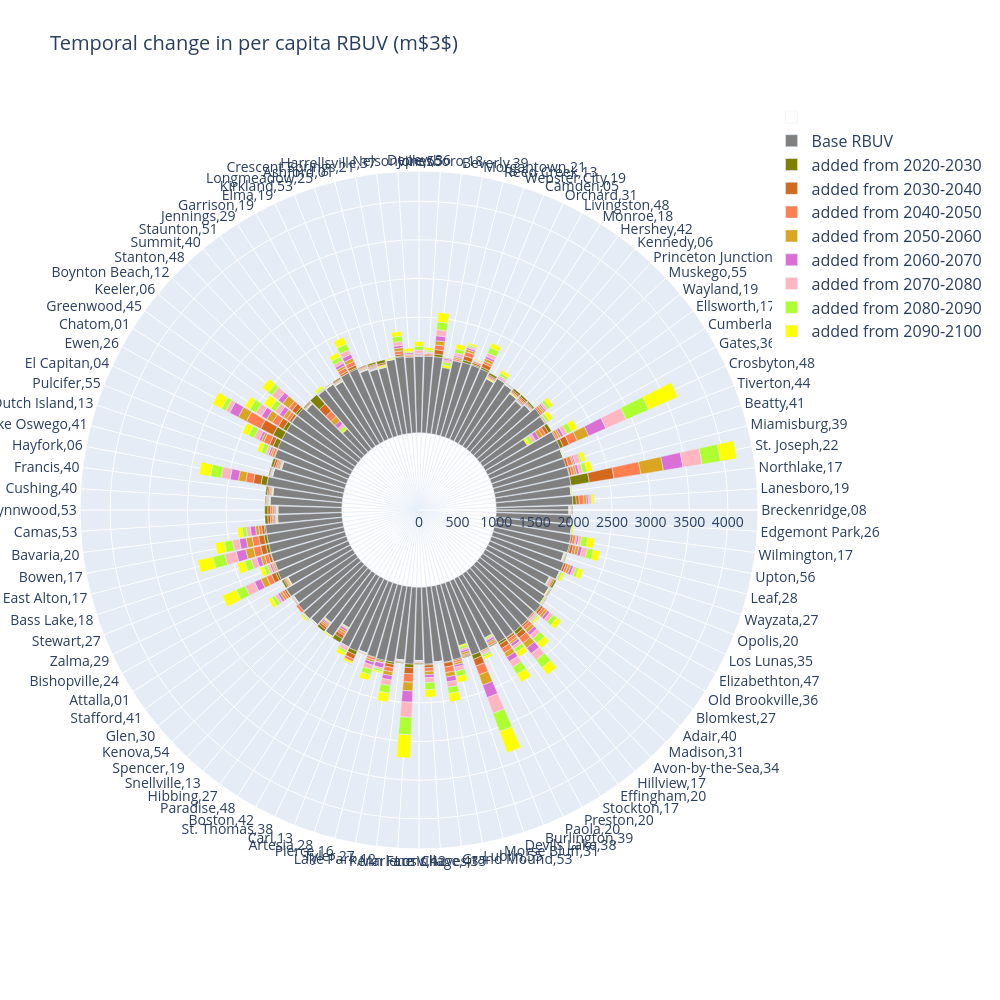

The notebook cell this image was saved under:
### Code cell
import plotly.graph_objects as go
long_df = df_check[df_check['per_cap_mass_at_2020'] < 1000].sort_values('per_cap_mass_at_2020').tail(100)

fig = go.Figure()

fig.add_trace(go.Barpolar(
    r=[1000]* len(long_df),
    theta = long_df['City'].values,
    name='',
    marker_color='white'
))

fig.add_trace(go.Barpolar(  
    r=long_df['per_cap_mass_at_2020'].values,
    theta = long_df['City'].values,
    name='Base RBUV',
    marker_color='grey'
))

fig.add_trace(go.Barpolar(
    r=long_df['per cap added from 2020-2030'].values,
    theta =long_df['City'].values,
    name='added from 2020-2030',
    marker_color='olive'
))
fig.add_trace(go.Barpolar(
    r=long_df['per cap added from 2030-2040'].values,
    theta = long_df['City'].values,
    name="added from 2030-2040",
    marker_color='chocolate'
))
fig.add_trace(go.Barpolar(
    r=long_df['per cap added from 2040-2050'].values,
    theta = long_df['City'].values,
    name="added from 2040-2050",
    marker_color='coral'
))
fig.add_trace(go.Barpolar(
    r=long_df['per cap added from 2050-2060'].values,
    theta = long_df['City'].values,
    name='added from 2050-2060',
    marker_color='goldenrod'
))
fig.add_trace(go.Barpolar(
    r=long_df['per cap added from 2060-2070'].values,
    theta =long_df['City'].values,
    name="added from 2060-2070",
    marker_color='orchid'
))
fig.add_trace(go.Barpolar(
    r=long_df['per cap added from 2070-2080'].values,
    theta = long_df['City'].values,
    name="added from 2070-2080",
    marker_color='lightpink'
))
fig.add_trace(go.Barpolar(
    r=long_df['per cap added from 2080-2090'].values,
    theta =long_df['City'].values,
    name="added from 2080-2090",
    marker_color='greenyellow'
))
fig.add_trace(go.Barpolar(
    r=long_df['per cap added from 2090-2100'].values,
    theta = long_df['City'].values,
    name="added from 2090-2100",
    marker_color='yellow'
))
fig.update_layout(
    title='Temporal change in per capita RBUV (m$3$)',
    width =1000,
    height=1000,
    font_size=14,
    legend_font_size=16,
    # polar_angularaxis_tickangle=40,
    # polar_radialaxis_ticksuffix='%',
    polar_angularaxis_rotation=0,
    # polar_angularaxis_ticklabelstep=2,

)
fig.show()

### Figure 1 — Plotly figure (JSON) as saved in the notebook; plotly's stock layout.template omitted (floating-point values rounded to 4 significant figures)
{"data": [{"marker": {"color": "white"}, "name": "", "r": [1000, 1000, 1000, 1000, 1000, 1000, 1000, 1000, 1000, 1000, 1000, 1000, 1000, 1000, 1000, 1000, 1000, 1000, 1000, 1000, 1000, 1000, 1000, 1000, 1000, 1000, 1000, 1000, 1000, 1000, 1000, 1000, 1000, 1000, 1000, 1000, 1000, 1000, 1000, 1000, 1000, 1000, 1000, 1000, 1000, 1000, 1000, 1000, 1000, 1000, 1000, 1000, 1000, 1000, 1000, 1000, 1000, 1000, 1000, 1000, 1000, 1000, 1000, 1000, 1000, 1000, 1000, 1000, 1000, 1000, 1000, 1000, 1000, 1000, 1000, 1000, 1000, 1000, 1000, 1000, 1000, 1000, 1000, 1000, 1000, 1000, 1000, 1000, 1000, 1000, 1000, 1000, 1000, 1000, 1000, 1000, 1000, 1000, 1000, 1000], "theta": ["Breckenridge,08", "Lanesboro,19", "Northlake,17", "St. Joseph,22", "Miamisburg,39", "Beatty,41", "Tiverton,44", "Crosbyton,48", "Gates,36", "Cumberland,40", "Ellsworth,17", "Wayland,19", "Muskego,55", "Princeton Junction,34", "Kennedy,06", "Hershey,42", "Monroe,18", "Livingston,48", "Orchard,31", "Camden,05", "Webster City,19", "Reed Creek,13", "Morgantown,21", "Beverly,39", "Jonesboro,18", "Depew,36", "Nelsonville,55", "Harrellsville,37", "Crescent Springs,21", "Ashford,01", "Longmeadow,25", "Kirkland,53", "Elma,19", "Garrison,19", "Jennings,29", "Staunton,51", "Summit,40", "Stanton,48", "Boynton Beach,12", "Keeler,06", "Greenwood,45", "Chatom,01", "Ewen,26", "El Capitan,04", "Pulcifer,55", "Dutch Island,13", "Lake Oswego,41", "Hayfork,06", "Francis,40", "Cushing,40", "Lynnwood,53", "Camas,53", "Bavaria,20", "Bowen,17", "East Alton,17", "Bass Lake,18", "Stewart,27", "Zalma,29", "Bishopville,24", "Attalla,01", "Stafford,41", "Glen,30", "Kenova,54", "Spencer,19", "Snellville,13", "Hibbing,27", "Paradise,48", "Boston,42", "St. Thomas,38", "Carl,13", "Artesia,28", "Pierce,16", "Tyler,27", "Lake Park,12", "Penn Farms,42", "Marlene Village,41", "Los Chaves,35", "Grand Mound,53", "Lublin,55", "Morse Bluff,31", "Devils Lake,38", "Burlington,39", "Paola,20", "Preston,20", "Stockton,17", "Effingham,20", "Hillview,17", "Avon-by-the-Sea,34", "Madison,31", "Adair,40", "Blomkest,27", "Old Brookville,36", "Elizabethton,47", "Los Lunas,35", "Opolis,20", "Wayzata,27", "Leaf,28", "Upton,56", "Wilmington,17", "Edgemont Park,26"], "type": "barpolar"}, {"marker": {"color": "grey"}, "name": "Base RBUV", "r": [995.9, 995.9, 996.0, 996.1, 996.3, 996.3, 996.3, 996.4, 996.4, 996.5, 996.5, 996.6, 996.6, 996.6, 996.6, 996.7, 996.7, 996.7, 996.8, 996.8, 996.8, 996.8, 996.8, 996.9, 997.0, 997.0, 997.0, 997.1, 997.1, 997.1, 997.2, 997.3, 997.3, 997.3, 997.4, 997.4, 997.4, 997.5, 997.6, 997.6, 997.6, 997.6, 997.6, 997.7, 997.7, 997.8, 997.9, 997.9, 998.0, 998.1, 998.1, 998.2, 998.2, 998.2, 998.3, 998.3, 998.3, 998.3, 998.4, 998.4, 998.5, 998.5, 998.5, 998.5, 998.5, 998.6, 998.7, 998.8, 998.8, 998.8, 998.9, 998.9, 998.9, 998.9, 998.9, 998.9, 998.9, 999.0, 999.0, 999.1, 999.2, 999.2, 999.2, 999.3, 999.4, 999.4, 999.4, 999.4, 999.4, 999.5, 999.5, 999.5, 999.5, 999.6, 999.6, 999.6, 999.6, 999.7, 999.9, 999.9], "theta": ["Breckenridge,08", "Lanesboro,19", "Northlake,17", "St. Joseph,22", "Miamisburg,39", "Beatty,41", "Tiverton,44", "Crosbyton,48", "Gates,36", "Cumberland,40", "Ellsworth,17", "Wayland,19", "Muskego,55", "Princeton Junction,34", "Kennedy,06", "Hershey,42", "Monroe,18", "Livingston,48", "Orchard,31", "Camden,05", "Webster City,19", "Reed Creek,13", "Morgantown,21", "Beverly,39", "Jonesboro,18", "Depew,36", "Nelsonville,55", "Harrellsville,37", "Crescent Springs,21", "Ashford,01", "Longmeadow,25", "Kirkland,53", "Elma,19", "Garrison,19", "Jennings,29", "Staunton,51", "Summit,40", "Stanton,48", "Boynton Beach,12", "Keeler,06", "Greenwood,45", "Chatom,01", "Ewen,26", "El Capitan,04", "Pulcifer,55", "Dutch Island,13", "Lake Oswego,41", "Hayfork,06", "Francis,40", "Cushing,40", "Lynnwood,53", "Camas,53", "Bavaria,20", "Bowen,17", "East Alton,17", "Bass Lake,18", "Stewart,27", "Zalma,29", "Bishopville,24", "Attalla,01", "Stafford,41", "Glen,30", "Kenova,54", "Spencer,19", "Snellville,13", "Hibbing,27", "Paradise,48", "Boston,42", "St. Thomas,38", "Carl,13", "Artesia,28", "Pierce,16", "Tyler,27", "Lake Park,12", "Penn Farms,42", "Marlene Village,41", "Los Chaves,35", "Grand Mound,53", "Lublin,55", "Morse Bluff,31", "Devils Lake,38", "Burlington,39", "Paola,20", "Preston,20", "Stockton,17", "Effingham,20", "Hillview,17", "Avon-by-the-Sea,34", "Madison,31", "Adair,40", "Blomkest,27", "Old Brookville,36", "Elizabethton,47", "Los Lunas,35", "Opolis,20", "Wayzata,27", "Leaf,28", "Upton,56", "Wilmington,17", "Edgemont Park,26"], "type": "barpolar"}, {"marker": {"color": "olive"}, "name": "added from 2020-2030", "r": [-12.01, 43.68, -5.079, 239.4, 8.371, -10.1, -3.604, 43.93, -0.9083, -43.88, -15.98, -2.095, -20.59, -25.7, -28.34, -5.899, -11.42, -27.07, 25.34, 14.58, 31.54, -11.02, -7.653, 33.42, -0.07758, -2.812, -14.56, 11.87, -6.984, -39.8, -23.07, -13.02, 16.05, 2.908, -17.05, -6.525, -9.062, -163.7, -13.08, 28.92, 8.299, 49.31, 127.8, 66.51, -7.948, -31.58, -14.03, 75.77, -25.69, -13.14, -41.55, -40.07, 16.92, 35.65, 36.3, 6.534, -12.89, 28.12, -27.56, 7.77, -6.134, -13.58, -0.6695, -3.776, -34.95, -5.183, -59.49, -3.932, 52.05, -6.691, -7.637, 15.2, 27.97, -10.48, 46.21, -13.77, 12.14, -6.389, 8.612, -9.959, -13.27, 59.6, -6.186, -15.23, 31.01, 6.094, 44.42, 3.632, -12.72, 12.44, 0.7375, -10.89, -26.73, -9.449, 0, -9.738, 16.39, -1.561, -5.685, -6.579], "theta": ["Breckenridge,08", "Lanesboro,19", "Northlake,17", "St. Joseph,22", "Miamisburg,39", "Beatty,41", "Tiverton,44", "Crosbyton,48", "Gates,36", "Cumberland,40", "Ellsworth,17", "Wayland,19", "Muskego,55", "Princeton Junction,34", "Kennedy,06", "Hershey,42", "Monroe,18", "Livingston,48", "Orchard,31", "Camden,05", "Webster City,19", "Reed Creek,13", "Morgantown,21", "Beverly,39", "Jonesboro,18", "Depew,36", "Nelsonville,55", "Harrellsville,37", "Crescent Springs,21", "Ashford,01", "Longmeadow,25", "Kirkland,53", "Elma,19", "Garrison,19", "Jennings,29", "Staunton,51", "Summit,40", "Stanton,48", "Boynton Beach,12", "Keeler,06", "Greenwood,45", "Chatom,01", "Ewen,26", "El Capitan,04", "Pulcifer,55", "Dutch Island,13", "Lake Oswego,41", "Hayfork,06", "Francis,40", "Cushing,40", "Lynnwood,53", "Camas,53", "Bavaria,20", "Bowen,17", "East Alton,17", "Bass Lake,18", "Stewart,27", "Zalma,29", "Bishopville,24", "Attalla,01", "Stafford,41", "Glen,30", "Kenova,54", "Spencer,19", "Snellville,13", "Hibbing,27", "Paradise,48", "Boston,42", "St. Thomas,38", "Carl,13", "Artesia,28", "Pierce,16", "Tyler,27", "Lake Park,12", "Penn Farms,42", "Marlene Village,41", "Los Chaves,35", "Grand Mound,53", "Lublin,55", "Morse Bluff,31", "Devils Lake,38", "Burlington,39", "Paola,20", "Preston,20", "Stockton,17", "Effingham,20", "Hillview,17", "Avon-by-the-Sea,34", "Madison,31", "Adair,40", "Blomkest,27", "Old Brookville,36", "Elizabethton,47", "Los Lunas,35", "Opolis,20", "Wayzata,27", "Leaf,28", "Upton,56", "Wilmington,17", "Edgemont Park,26"], "type": "barpolar"}, {"marker": {"color": "chocolate"}, "name": "added from 2030-2040", "r": [-10.22, 37.8, -3.482, 323.4, 28.07, 33.43, -1.412, 82.5, 16.37, -43.24, 3.411e-13, 21.0, -13.08, -20.97, -19.11, -4.419, -2.979, -18.34, 51.56, 23.25, 53.78, 6.096, 7.876, 58.41, 14.6, -0.5435, 6.102, 24.61, -4.564, -24.05, -16.02, -10.2, 35.89, 23.89, -11.96, -4.377, -6.862, -123.5, -10.97, 63.17, 31.41, 74.63, 180.1, 49.5, 7.498, -27.84, -10.39, 99.98, -18.56, -8.089, -34.96, -31.5, 35.62, 71.56, 70.89, 33.22, 7.963, 61.28, -18.1, 25.7, -6.566, -1.137e-13, 4.919, -1.8, -28.65, -3.2, -45.18, -1.716, 57.78, -4.483, 9.75, 17.95, 42.5, -11.1, 81.22, -9.333, 35.4, -3.344, 54.96, 16.91, -13.22, 94.05, 3.9, -7.5, 59.84, 29.45, 61.4, 26.19, 5.551, 30.27, 13.99, -8.381, -18.51, -2.28, 29.69, -7.68, 34.44, 26.18, -2.816, -3.362], "theta": ["Breckenridge,08", "Lanesboro,19", "Northlake,17", "St. Joseph,22", "Miamisburg,39", "Beatty,41", "Tiverton,44", "Crosbyton,48", "Gates,36", "Cumberland,40", "Ellsworth,17", "Wayland,19", "Muskego,55", "Princeton Junction,34", "Kennedy,06", "Hershey,42", "Monroe,18", "Livingston,48", "Orchard,31", "Camden,05", "Webster City,19", "Reed Creek,13", "Morgantown,21", "Beverly,39", "Jonesboro,18", "Depew,36", "Nelsonville,55", "Harrellsville,37", "Crescent Springs,21", "Ashford,01", "Longmeadow,25", "Kirkland,53", "Elma,19", "Garrison,19", "Jennings,29", "Staunton,51", "Summit,40", "Stanton,48", "Boynton Beach,12", "Keeler,06", "Greenwood,45", "Chatom,01", "Ewen,26", "El Capitan,04", "Pulcifer,55", "Dutch Island,13", "Lake Oswego,41", "Hayfork,06", "Francis,40", "Cushing,40", "Lynnwood,53", "Camas,53", "Bavaria,20", "Bowen,17", "East Alton,17", "Bass Lake,18", "Stewart,27", "Zalma,29", "Bishopville,24", "Attalla,01", "Stafford,41", "Glen,30", "Kenova,54", "Spencer,19", "Snellville,13", "Hibbing,27", "Paradise,48", "Boston,42", "St. Thomas,38", "Carl,13", "Artesia,28", "Pierce,16", "Tyler,27", "Lake Park,12", "Penn Farms,42", "Marlene Village,41", "Los Chaves,35", "Grand Mound,53", "Lublin,55", "Morse Bluff,31", "Devils Lake,38", "Burlington,39", "Paola,20", "Preston,20", "Stockton,17", "Effingham,20", "Hillview,17", "Avon-by-the-Sea,34", "Madison,31", "Adair,40", "Blomkest,27", "Old Brookville,36", "Elizabethton,47", "Los Lunas,35", "Opolis,20", "Wayzata,27", "Leaf,28", "Upton,56", "Wilmington,17", "Edgemont Park,26"], "type": "barpolar"}, {"marker": {"color": "coral"}, "name": "added from 2040-2050", "r": [-9.886, 62.16, -2.369, 352.8, 35.0, 54.62, -0.9973, 116.0, 30.25, -47.23, 5.216, 28.67, -9.361, -17.38, -14.61, -4.858, 5.463, -14.8, 32.83, 19.49, 56.55, 19.87, 2.786, 60.03, 17.12, 11.01, 18.77, 39.25, -3.013, -14.62, -13.3, -10.41, 52.81, 48.0, -8.999, -4.106, 1.987, -93.48, -9.87, 52.73, 43.62, 90.07, 207.5, 83.53, 31.16, -22.21, -6.593, 100.6, -16.04, -9.62, -25.75, -25.06, 38.21, 85.25, 95.88, 49.0, 20.48, 69.06, -12.73, 31.3, -5.058, 35.17, 6.634, -2.385, -23.45, -1.627, -32.59, 8.931, 47.68, -5.48, 26.96, 4.587, 56.11, -6.779, 106.0, -8.747, 47.23, -3.036, 72.22, 26.48, -14.11, 121.1, 15.91, -25.04, 66.45, 40.5, 83.94, 47.02, 16.59, 36.89, 0, -6.837, -15.07, 2.114, 31.51, -7.839, 36.86, 35.03, -1.477, -3.399], "theta": ["Breckenridge,08", "Lanesboro,19", "Northlake,17", "St. Joseph,22", "Miamisburg,39", "Beatty,41", "Tiverton,44", "Crosbyton,48", "Gates,36", "Cumberland,40", "Ellsworth,17", "Wayland,19", "Muskego,55", "Princeton Junction,34", "Kennedy,06", "Hershey,42", "Monroe,18", "Livingston,48", "Orchard,31", "Camden,05", "Webster City,19", "Reed Creek,13", "Morgantown,21", "Beverly,39", "Jonesboro,18", "Depew,36", "Nelsonville,55", "Harrellsville,37", "Crescent Springs,21", "Ashford,01", "Longmeadow,25", "Kirkland,53", "Elma,19", "Garrison,19", "Jennings,29", "Staunton,51", "Summit,40", "Stanton,48", "Boynton Beach,12", "Keeler,06", "Greenwood,45", "Chatom,01", "Ewen,26", "El Capitan,04", "Pulcifer,55", "Dutch Island,13", "Lake Oswego,41", "Hayfork,06", "Francis,40", "Cushing,40", "Lynnwood,53", "Camas,53", "Bavaria,20", "Bowen,17", "East Alton,17", "Bass Lake,18", "Stewart,27", "Zalma,29", "Bishopville,24", "Attalla,01", "Stafford,41", "Glen,30", "Kenova,54", "Spencer,19", "Snellville,13", "Hibbing,27", "Paradise,48", "Boston,42", "St. Thomas,38", "Carl,13", "Artesia,28", "Pierce,16", "Tyler,27", "Lake Park,12", "Penn Farms,42", "Marlene Village,41", "Los Chaves,35", "Grand Mound,53", "Lublin,55", "Morse Bluff,31", "Devils Lake,38", "Burlington,39", "Paola,20", "Preston,20", "Stockton,17", "Effingham,20", "Hillview,17", "Avon-by-the-Sea,34", "Madison,31", "Adair,40", "Blomkest,27", "Old Brookville,36", "Elizabethton,47", "Los Lunas,35", "Opolis,20", "Wayzata,27", "Leaf,28", "Upton,56", "Wilmington,17", "Edgemont Park,26"], "type": "barpolar"}, {"marker": {"color": "goldenrod"}, "name": "added from 2050-2060", "r": [-4.378, 33.85, -2.624, 295.7, 28.48, 19.53, -0.9593, 161.0, 26.58, -51.15, 10.6, 21.99, -10.2, -15.22, -11.24, -3.728, 7.752, -11.86, 38.52, 6.659, 31.78, 22.25, -10.58, 55.13, 7.012, 6.223, 12.91, 42.35, -2.516, -11.66, -14.09, -9.678, 45.19, 31.03, -9.586, -3.547, -7.127, -74.3, -7.97, 100.2, 48.75, 84.1, 118.9, 30.7, 24.68, -19.22, -7.87, 95.59, -14.14, -10.31, -22.77, -20.54, 41.09, 78.29, 102.5, 49.17, 19.17, 78.43, -14.09, 32.23, -4.465, 0, 3.014, -2.435, -20.64, -2.376, -28.72, -0.747, 29.76, -3.359, 28.45, 2.309, 51.26, -5.654, 114.5, -5.925, 41.8, -3.045, 57.9, 27.91, -27.76, 141.1, 11.37, -22.23, 62.04, 28.81, 80.35, 44.97, 8.053, 34.49, -8.92, -6.356, -14.9, -0.7141, 33.5, -5.049, 39.54, 15.21, -1.172, -3.266], "theta": ["Breckenridge,08", "Lanesboro,19", "Northlake,17", "St. Joseph,22", "Miamisburg,39", "Beatty,41", "Tiverton,44", "Crosbyton,48", "Gates,36", "Cumberland,40", "Ellsworth,17", "Wayland,19", "Muskego,55", "Princeton Junction,34", "Kennedy,06", "Hershey,42", "Monroe,18", "Livingston,48", "Orchard,31", "Camden,05", "Webster City,19", "Reed Creek,13", "Morgantown,21", "Beverly,39", "Jonesboro,18", "Depew,36", "Nelsonville,55", "Harrellsville,37", "Crescent Springs,21", "Ashford,01", "Longmeadow,25", "Kirkland,53", "Elma,19", "Garrison,19", "Jennings,29", "Staunton,51", "Summit,40", "Stanton,48", "Boynton Beach,12", "Keeler,06", "Greenwood,45", "Chatom,01", "Ewen,26", "El Capitan,04", "Pulcifer,55", "Dutch Island,13", "Lake Oswego,41", "Hayfork,06", "Francis,40", "Cushing,40", "Lynnwood,53", "Camas,53", "Bavaria,20", "Bowen,17", "East Alton,17", "Bass Lake,18", "Stewart,27", "Zalma,29", "Bishopville,24", "Attalla,01", "Stafford,41", "Glen,30", "Kenova,54", "Spencer,19", "Snellville,13", "Hibbing,27", "Paradise,48", "Boston,42", "St. Thomas,38", "Carl,13", "Artesia,28", "Pierce,16", "Tyler,27", "Lake Park,12", "Penn Farms,42", "Marlene Village,41", "Los Chaves,35", "Grand Mound,53", "Lublin,55", "Morse Bluff,31", "Devils Lake,38", "Burlington,39", "Paola,20", "Preston,20", "Stockton,17", "Effingham,20", "Hillview,17", "Avon-by-the-Sea,34", "Madison,31", "Adair,40", "Blomkest,27", "Old Brookville,36", "Elizabethton,47", "Los Lunas,35", "Opolis,20", "Wayzata,27", "Leaf,28", "Upton,56", "Wilmington,17", "Edgemont Park,26"], "type": "barpolar"}, {"marker": {"color": "orchid"}, "name": "added from 2060-2070", "r": [-5.859, 23.7, -1.461, 256.2, 33.25, 20.25, -1.012, 241.0, 35.99, -52.71, 10.83, 21.71, -9.278, -13.67, -7.572, -4.455, 13.58, -9.926, 29.74, 3.95, 24.38, 19.17, -18.41, 64.6, 7.108, 16.75, 20.01, 30.14, -2.431, -8.71, -12.48, -7.342, 54.76, 36.65, -6.741, -3.05, 8.796, -55.16, 3.325, 69.03, 60.62, 79.26, 125.5, 32.31, 25.9, -15.84, -5.263, 108.3, -10.43, -8.852, -20.06, -18.82, 67.8, 89.31, 125.5, 55.88, 24.44, 89.84, -14.75, 32.71, -5.181, 8.283, 0.6722, -1.841, -16.73, -1.553, -27.86, 10.88, -5.371, -2.823, 41.8, 61.26, 54.82, -4.847, 145.7, -4.997, 39.28, -2.125, 64.13, 29.46, -26.11, 171.1, 11.08, -26.39, 67.15, 38.25, 91.99, 45.36, 10.48, 38.58, -8.815, -5.933, -12.37, -0.7476, 35.68, -4.597, 42.52, 24.99, -0.8012, -2.373], "theta": ["Breckenridge,08", "Lanesboro,19", "Northlake,17", "St. Joseph,22", "Miamisburg,39", "Beatty,41", "Tiverton,44", "Crosbyton,48", "Gates,36", "Cumberland,40", "Ellsworth,17", "Wayland,19", "Muskego,55", "Princeton Junction,34", "Kennedy,06", "Hershey,42", "Monroe,18", "Livingston,48", "Orchard,31", "Camden,05", "Webster City,19", "Reed Creek,13", "Morgantown,21", "Beverly,39", "Jonesboro,18", "Depew,36", "Nelsonville,55", "Harrellsville,37", "Crescent Springs,21", "Ashford,01", "Longmeadow,25", "Kirkland,53", "Elma,19", "Garrison,19", "Jennings,29", "Staunton,51", "Summit,40", "Stanton,48", "Boynton Beach,12", "Keeler,06", "Greenwood,45", "Chatom,01", "Ewen,26", "El Capitan,04", "Pulcifer,55", "Dutch Island,13", "Lake Oswego,41", "Hayfork,06", "Francis,40", "Cushing,40", "Lynnwood,53", "Camas,53", "Bavaria,20", "Bowen,17", "East Alton,17", "Bass Lake,18", "Stewart,27", "Zalma,29", "Bishopville,24", "Attalla,01", "Stafford,41", "Glen,30", "Kenova,54", "Spencer,19", "Snellville,13", "Hibbing,27", "Paradise,48", "Boston,42", "St. Thomas,38", "Carl,13", "Artesia,28", "Pierce,16", "Tyler,27", "Lake Park,12", "Penn Farms,42", "Marlene Village,41", "Los Chaves,35", "Grand Mound,53", "Lublin,55", "Morse Bluff,31", "Devils Lake,38", "Burlington,39", "Paola,20", "Preston,20", "Stockton,17", "Effingham,20", "Hillview,17", "Avon-by-the-Sea,34", "Madison,31", "Adair,40", "Blomkest,27", "Old Brookville,36", "Elizabethton,47", "Los Lunas,35", "Opolis,20", "Wayzata,27", "Leaf,28", "Upton,56", "Wilmington,17", "Edgemont Park,26"], "type": "barpolar"}, {"marker": {"color": "lightpink"}, "name": "added from 2070-2080", "r": [-6.206, 37.41, -0.7287, 250.4, 46.71, 65.53, -0.6038, 287.3, 55.53, -46.9, 5.504, 29.06, -5.096, -9.701, -3.276, -3.384, 23.47, -4.224, 47.62, 5.602, 23.33, 37.49, -27.59, 79.28, 10.12, 44.78, 0, 48.39, -1.063, 0.0454, -8.67, -7.047, 63.42, 39.17, -3.845, -1.284, 8.956, -38.58, -3.304, 104.9, 68.55, 83.77, 55.79, 70.01, 36.58, -12.04, -4.843, 118.0, -8.17, -10.19, -12.96, -13.97, 49.91, 89.14, 150.5, 74.3, 32.83, 132.5, -5.355, 43.86, -2.864, -4.547e-13, 7.795, -1.384, -13.54, -0.8174, -19.11, 38.05, -6.515, -2.786, 58.24, 21.16, 75.02, -3.068, 195.7, -3.661, 63.53, -1.685, 71.41, 52.91, -26.16, 218.1, 17.93, -18.3, 84.7, 38.17, 106.4, 61.56, 20.18, 55.13, -2.278, -2.346, -8.3, 11.73, 38.09, -3.502, 70.16, 36.14, -0.08633, -2.759], "theta": ["Breckenridge,08", "Lanesboro,19", "Northlake,17", "St. Joseph,22", "Miamisburg,39", "Beatty,41", "Tiverton,44", "Crosbyton,48", "Gates,36", "Cumberland,40", "Ellsworth,17", "Wayland,19", "Muskego,55", "Princeton Junction,34", "Kennedy,06", "Hershey,42", "Monroe,18", "Livingston,48", "Orchard,31", "Camden,05", "Webster City,19", "Reed Creek,13", "Morgantown,21", "Beverly,39", "Jonesboro,18", "Depew,36", "Nelsonville,55", "Harrellsville,37", "Crescent Springs,21", "Ashford,01", "Longmeadow,25", "Kirkland,53", "Elma,19", "Garrison,19", "Jennings,29", "Staunton,51", "Summit,40", "Stanton,48", "Boynton Beach,12", "Keeler,06", "Greenwood,45", "Chatom,01", "Ewen,26", "El Capitan,04", "Pulcifer,55", "Dutch Island,13", "Lake Oswego,41", "Hayfork,06", "Francis,40", "Cushing,40", "Lynnwood,53", "Camas,53", "Bavaria,20", "Bowen,17", "East Alton,17", "Bass Lake,18", "Stewart,27", "Zalma,29", "Bishopville,24", "Attalla,01", "Stafford,41", "Glen,30", "Kenova,54", "Spencer,19", "Snellville,13", "Hibbing,27", "Paradise,48", "Boston,42", "St. Thomas,38", "Carl,13", "Artesia,28", "Pierce,16", "Tyler,27", "Lake Park,12", "Penn Farms,42", "Marlene Village,41", "Los Chaves,35", "Grand Mound,53", "Lublin,55", "Morse Bluff,31", "Devils Lake,38", "Burlington,39", "Paola,20", "Preston,20", "Stockton,17", "Effingham,20", "Hillview,17", "Avon-by-the-Sea,34", "Madison,31", "Adair,40", "Blomkest,27", "Old Brookville,36", "Elizabethton,47", "Los Lunas,35", "Opolis,20", "Wayzata,27", "Leaf,28", "Upton,56", "Wilmington,17", "Edgemont Park,26"], "type": "barpolar"}, {"marker": {"color": "greenyellow"}, "name": "added from 2080-2090", "r": [-3.504, 12.99, 3.029, 242.3, 57.15, 23.59, 1.967, 317.5, 64.11, -42.58, 34.33, 43.11, -1.596, -5.995, 2.134, -1.979, 33.47, 1.847, 79.15, 7.635, 17.17, 53.07, -35.87, 101.7, 21.59, 48.62, 13.78, 71.27, 4.198, 11.21, -5.079, -3.519, 81.2, 55.13, -2.192, -0.2387, 18.41, -29.21, -5.617, 59.02, 69.2, 92.46, 59.45, 78.25, 59.76, -8.531, -2.496, 139.8, -1.678, -5.593, -9.377, -10.43, 54.25, 106.9, 159.4, 89.48, 47.95, 126.7, 3.14, 45.88, -1.236, 0, 13.5, -0.9172, -8.355, 3.657, -9.074, 28.39, -1.86, -1.484, 69.66, 27.62, 98.52, -2.61, 225.8, -2.326, 91.37, -0.7352, 80.02, 70.69, -27.04, 250.3, 27.69, -17.91, 105.4, 53.0, 124.4, 78.94, 19.0, 62.88, -17.11, 2.476, -4.986, 25.92, 40.75, -2.946, 79.12, 78.27, 13.23, -0.9103], "theta": ["Breckenridge,08", "Lanesboro,19", "Northlake,17", "St. Joseph,22", "Miamisburg,39", "Beatty,41", "Tiverton,44", "Crosbyton,48", "Gates,36", "Cumberland,40", "Ellsworth,17", "Wayland,19", "Muskego,55", "Princeton Junction,34", "Kennedy,06", "Hershey,42", "Monroe,18", "Livingston,48", "Orchard,31", "Camden,05", "Webster City,19", "Reed Creek,13", "Morgantown,21", "Beverly,39", "Jonesboro,18", "Depew,36", "Nelsonville,55", "Harrellsville,37", "Crescent Springs,21", "Ashford,01", "Longmeadow,25", "Kirkland,53", "Elma,19", "Garrison,19", "Jennings,29", "Staunton,51", "Summit,40", "Stanton,48", "Boynton Beach,12", "Keeler,06", "Greenwood,45", "Chatom,01", "Ewen,26", "El Capitan,04", "Pulcifer,55", "Dutch Island,13", "Lake Oswego,41", "Hayfork,06", "Francis,40", "Cushing,40", "Lynnwood,53", "Camas,53", "Bavaria,20", "Bowen,17", "East Alton,17", "Bass Lake,18", "Stewart,27", "Zalma,29", "Bishopville,24", "Attalla,01", "Stafford,41", "Glen,30", "Kenova,54", "Spencer,19", "Snellville,13", "Hibbing,27", "Paradise,48", "Boston,42", "St. Thomas,38", "Carl,13", "Artesia,28", "Pierce,16", "Tyler,27", "Lake Park,12", "Penn Farms,42", "Marlene Village,41", "Los Chaves,35", "Grand Mound,53", "Lublin,55", "Morse Bluff,31", "Devils Lake,38", "Burlington,39", "Paola,20", "Preston,20", "Stockton,17", "Effingham,20", "Hillview,17", "Avon-by-the-Sea,34", "Madison,31", "Adair,40", "Blomkest,27", "Old Brookville,36", "Elizabethton,47", "Los Lunas,35", "Opolis,20", "Wayzata,27", "Leaf,28", "Upton,56", "Wilmington,17", "Edgemont Park,26"], "type": "barpolar"}, {"marker": {"color": "yellow"}, "name": "added from 2090-2100", "r": [-2.124, 26.83, 11.58, 215.2, 70.82, 50.13, 9.126, 413.8, 85.57, -37.87, 56.09, 46.58, 1.899, -3.416, 13.24, -0.8239, 39.83, 14.03, 58.71, 10.99, 21.9, 62.76, -38.8, 122.3, 32.89, 61.21, 43.62, 59.3, 14.32, 17.35, -2.331, -2.588, 96.46, 60.54, 3.559, 7.855, 28.93, -19.38, -2.701, 98.37, 104.6, 73.21, 131.4, 88.03, 54.92, -4.627, -1.934, 148.1, 6.339, -3.873, -6.291, -7.102, 59.18, 117.8, 198.4, 98.48, 55.26, 193.2, 11.16, 49.06, -1.276, 2.483, 18.2, -0.1798, -5.035, 15.51, -3.72, 47.84, -28.3, 2.99, 78.6, 20.16, 114.6, -1.293, 299.7, -1.232, 96.91, -0.2663, 109.7, 80.01, -21.38, 291.5, 31.08, -6.026, 118.6, 71.61, 115.8, 86.76, 23.84, 67.34, -2.511, 10.03, -1.5, 30.07, 58.97, -2.159, 89.91, 95.56, 15.37, -0.1267], "theta": ["Breckenridge,08", "Lanesboro,19", "Northlake,17", "St. Joseph,22", "Miamisburg,39", "Beatty,41", "Tiverton,44", "Crosbyton,48", "Gates,36", "Cumberland,40", "Ellsworth,17", "Wayland,19", "Muskego,55", "Princeton Junction,34", "Kennedy,06", "Hershey,42", "Monroe,18", "Livingston,48", "Orchard,31", "Camden,05", "Webster City,19", "Reed Creek,13", "Morgantown,21", "Beverly,39", "Jonesboro,18", "Depew,36", "Nelsonville,55", "Harrellsville,37", "Crescent Springs,21", "Ashford,01", "Longmeadow,25", "Kirkland,53", "Elma,19", "Garrison,19", "Jennings,29", "Staunton,51", "Summit,40", "Stanton,48", "Boynton Beach,12", "Keeler,06", "Greenwood,45", "Chatom,01", "Ewen,26", "El Capitan,04", "Pulcifer,55", "Dutch Island,13", "Lake Oswego,41", "Hayfork,06", "Francis,40", "Cushing,40", "Lynnwood,53", "Camas,53", "Bavaria,20", "Bowen,17", "East Alton,17", "Bass Lake,18", "Stewart,27", "Zalma,29", "Bishopville,24", "Attalla,01", "Stafford,41", "Glen,30", "Kenova,54", "Spencer,19", "Snellville,13", "Hibbing,27", "Paradise,48", "Boston,42", "St. Thomas,38", "Carl,13", "Artesia,28", "Pierce,16", "Tyler,27", "Lake Park,12", "Penn Farms,42", "Marlene Village,41", "Los Chaves,35", "Grand Mound,53", "Lublin,55", "Morse Bluff,31", "Devils Lake,38", "Burlington,39", "Paola,20", "Preston,20", "Stockton,17", "Effingham,20", "Hillview,17", "Avon-by-the-Sea,34", "Madison,31", "Adair,40", "Blomkest,27", "Old Brookville,36", "Elizabethton,47", "Los Lunas,35", "Opolis,20", "Wayzata,27", "Leaf,28", "Upton,56", "Wilmington,17", "Edgemont Park,26"], "type": "barpolar"}], "layout": {"font": {"size": 14}, "height": 1000, "legend": {"font": {"size": 16}}, "polar": {"angularaxis": {"rotation": 0}}, "title": {"text": "Temporal change in per capita RBUV (m$3$)"}, "width": 1000}}
